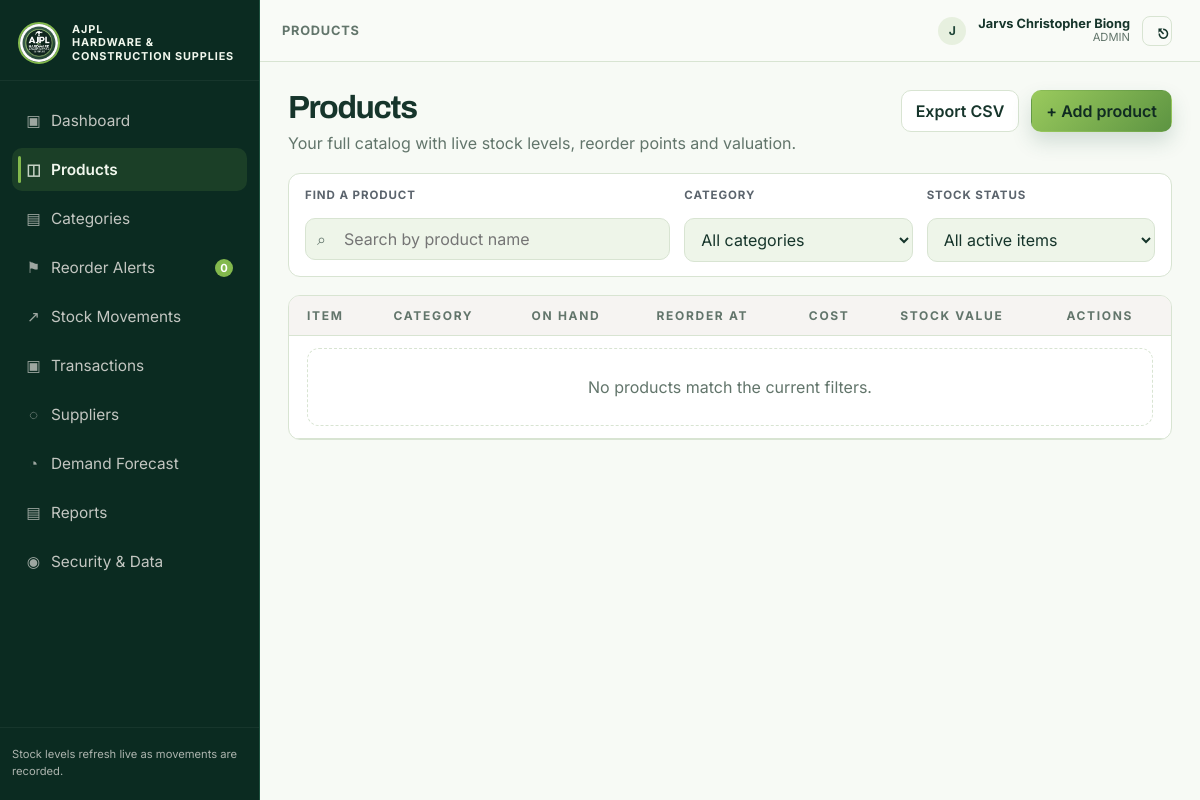
The page /products.php (signed in) on the database its author committed.
### tables this page shows
CREATE TABLE IF NOT EXISTS users (
  id INT AUTO_INCREMENT PRIMARY KEY,
  name VARCHAR(120) NOT NULL,
  username VARCHAR(80) NOT NULL UNIQUE,
  email VARCHAR(120) NOT NULL,
  password_hash VARCHAR(255) NOT NULL,
  role ENUM('admin','staff') NOT NULL DEFAULT 'staff',
  created_at DATETIME NOT NULL DEFAULT CURRENT_TIMESTAMP
);

### includes/functions.php (called while the page is built, shortened)
<?php
function db(): PDO
{
    global $pdo;
    return $pdo;
}
function e($value): string
{
    return htmlspecialchars((string) $value, ENT_QUOTES, 'UTF-8');
}
function get_sidebar_badge_count(): int
{
    $stmt = db()->query('SELECT COUNT(*) AS c FROM products WHERE on_hand <= reorder_level');
    $row = $stmt->fetch();
    return (int) ($row['c'] ?? 0);
}

### includes/auth.php (called while the page is built, shortened)
<?php
if (!function_exists('inventory_get_current_user')) {
    function inventory_get_current_user(): ?array
    {
        $stmt = db()->prepare('SELECT * FROM users WHERE id = ? LIMIT 1');
        $stmt->execute([$_SESSION['user_id']]);
        return $stmt->fetch() ?: null;
    }
}

### products.php (the view, shortened to what this page needs)
<?php
$search = trim($_GET['q'] ?? '');
$statusFilter = $_GET['status'] ?? '';
$sql = 'SELECT p.*, c.name AS category_name, s.name AS supplier_name FROM products p LEFT JOIN categories c ON c.id = p.category_id LEFT JOIN suppliers s ON s.id = p.supplier_id WHERE p.archived = 0';
$params = [];
$sql .= ' ORDER BY p.name ASC';
$stmt = db()->prepare($sql);
$stmt->execute($params);
$products = $stmt->fetchAll();
$user = inventory_get_current_user();
?><!DOCTYPE html>
<html lang="en">
<head>
  <link rel="stylesheet" href="assets/css/style.css" />
</head>
<body>
  <div class="app-shell">
    <aside class="sidebar">
      <div class="brand-row"><img class="brand-mark" src="assets/images/ajpl-logo.png" alt="AJPL Hardware and Construction Supplies"><div class="brand-copy">AJPL<br>Hardware &amp; Construction Supplies</div></div>
      <nav class="sidebar-nav">
        <a class="nav-link" href="dashboard.php"><span class="icon">▣</span>Dashboard</a>
        <a class="nav-link active" href="products.php"><span class="icon">◫</span>Products</a>
        <a class="nav-link" href="categories.php"><span class="icon">▤</span>Categories</a>
        <a class="nav-link" href="reorder_alerts.php"><span class="icon">⚑</span>Reorder Alerts <span class="nav-badge"><?= e(get_sidebar_badge_count()) ?></span></a>
        <a class="nav-link" href="stock_movements.php"><span class="icon">↗</span>Stock Movements</a>
        <a class="nav-link" href="transactions.php"><span class="icon">▣</span>Transactions</a>
        <a class="nav-link" href="suppliers.php"><span class="icon">◌</span>Suppliers</a>
        <a class="nav-link" href="demand_forecast.php"><span class="icon">◔</span>Demand Forecast</a>
        <a class="nav-link" href="reports.php"><span class="icon">▤</span>Reports</a>
        <a class="nav-link" href="security.php"><span class="icon">◉</span>Security &amp; Data</a>
      </nav>
      <div class="sidebar-footer">Stock levels refresh live as movements are recorded.</div>
    </aside>
    <main class="main-panel">
      <header class="topbar">
        <div class="page-title">Products</div>
        <div class="user-box">
          <div class="user-avatar"><?= strtoupper(substr($user['name'], 0, 1)) ?></div>
          <div class="user-meta"><strong><?= e($user['name']) ?></strong><small><?= e(strtoupper($user['role'])) ?></small></div>
          <a class="btn icon-btn" href="logout.php" title="Logout">⎋</a>
        </div>
      </header>
      <div class="content">
        <div class="page-head">
          <div class="head-left"><h1>Products</h1><p>Your full catalog with live stock levels, reorder points and valuation.</p></div>
          <div class="header-actions">
            <a href="products.php?export=1" class="btn">Export CSV</a>
            <button class="btn btn-primary" data-open-modal="productModal">+ Add product</button>
          </div>
        </div>
        <div class="filter-panel">
          <div class="field-wrap search-box">
            <label>Find a product</label>
            <form method="get" action="products.php" style="position:relative;">
              <span class="search-icon">⌕</span>
              <input class="form-control" type="text" name="q" value="<?= e($search) ?>" placeholder="Search by product name">
            </form>
          </div>
          <div class="field-wrap">
            <label>Category</label>
            <form method="get" action="products.php" style="display:block;">
              <select class="form-control" name="category" onchange="this.form.submit()">
                <option value="0">All categories</option>
              </select>
            </form>
          </div>
          <div class="field-wrap">
            <label>Stock status</label>
            <form method="get" action="products.php" style="display:block;">
              <select class="form-control" name="status" onchange="this.form.submit()">
                <option value="all" <?= ($statusFilter === '' || $statusFilter === 'all') ? 'selected' : '' ?>>All active items</option>
              </select>
            </form>
          </div>
        </div>
        <div class="table-card">
          <table>
            <thead>
              <tr>
                <th>Item</th>
                <th>Category</th>
                <th>On hand</th>
                <th>Reorder at</th>
                <th>Cost</th>
                <th>Stock value</th>
                <th>Actions</th>
              </tr>
            </thead>
            <tbody>
              <?php if (!$products): ?>
                <tr><td colspan="7"><div class="empty-state">No products match the current filters.</div></td></tr>
              <?php endif; ?>
            </tbody>
          </table>
        </div>
      </div>
    </main>
  </div>
</body>
</html>

### rows shown on the page
users: name "J", name "Jarvs Christopher Biong", role "ADMIN"

### other values the page prints
get_sidebar_badge_count() "0"
